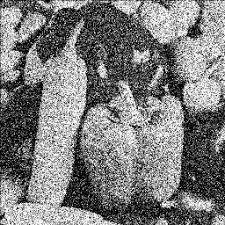
#> input picture HW02/images_noisy/1.jpeg, 225 x 225 px; its folder holds only this picture in this run
$ python HW2.py   (Python 2 division)
#> lines starting #> are read from the running program, lines starting #| are printed output that depends on the picture
#> further down, image is the input picture: shape (225, 225); min 0, max 255, mean 125
import cv2 as cv
import numpy as np
import os
import time


def gaussian(r2, std=1):
    """
    Sample one instance from gaussian distribution regarding
    given squared-distance:r2, standard-deviation:std and general-constant:k

    :param r: squared distance from center of gaussian distribution
    :param std: standard deviation

    :return: A sampled number obtained from gaussian
    """
    return np.exp(-r2/(2.*std**2)) / (2.*np.pi*std**2)

# implement a function that returns a gaussian filter
def make_gaussian(std=1, size=3):
	"""
    Creates a gaussian kernel regarding given size and std.
    Note that to define interval with respect to the size,
    I used linear space sampling which may has
    lower accuracy from renowned libraries.

    :param std: standard deviation value
    :param size: size of the output kernel
    :return: A gaussian kernel with size of (size*size)
    """

    size = int(size) // 2
    x, y = np.mgrid[-size:size+1, -size:size+1]
    distance = x**2+ y**2
    kernel = gaussian(r2=distance, std=std)
    return kernel

# implement a 2D convolution
def convolve2d(image, kernel):
    """
    Applies 2D convolution via provided kernel over given image

    :param image: input image in grayscale mode
    :param kernel: kernel of convolution
    :return: A convolved image with 'same' size using zero-padding
    """
    # you do not need to modify these, but feel free to implement however you know from scratch
    kernel       = np.flipud(np.fliplr(kernel))  # Flip the kernel, if it's symmetric it does not matter
    k = kernel.shape[0]
    padding      = (k - 1)
    offset       = padding // 2
    output       = np.zeros_like(image)
    # Add zero padding to the input image
    image_padded = np.zeros((image.shape[0] + padding, image.shape[1] + padding))
    image_padded[offset:-offset, offset:-offset] = image
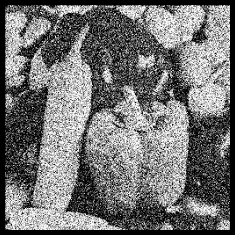
#> image_padded: shape (235, 235) float64; min 0, max 255, mean 114.6

    # implement the convolution inside the inner for loop
    for y in range(image.shape[0]):
        for x in range(image.shape[1]):
            output[y,x] = np.sum(kernel * image_padded[y:y+k, x:x+k])
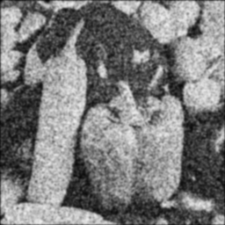
#> output: shape (225, 225); min 8, max 235, mean 123.8
    return output


# use opencv Gaussian blur to complete this function
def opencv_gaussian_blur(image, std, size):
    """
    Applies gaussian filter to smooth image

    :param image: Open cv or numpy ndarray image
    :param size: The size of gaussian filter
    :param std: if 0, it will be calculated automatically, otherwise for x and y sould be indicated.
    :return: An open cv image
    """
#> (the run stopped early here; a loop or call above may not have finished)

$ run again, on HW02/images_noisy/3.png
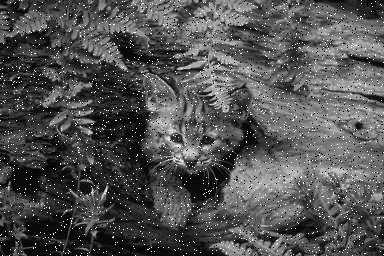
#> input picture HW02/images_noisy/3.png, 384 x 256 px
#> image is the input picture: shape (256, 384); min 0, max 255, mean 82.3
#> in convolve2d, `image_padded[offset:-offset, offset:-offset] = image`:
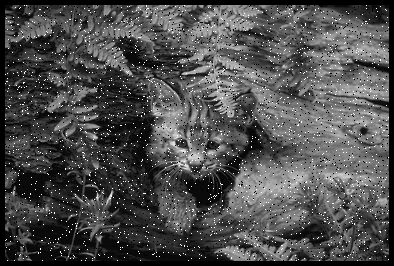
#> image_padded: shape (266, 394) float64; min 0, max 255, mean 77.2
#> after the loop in convolve2d, `for y in range(image.shape[0]):`:
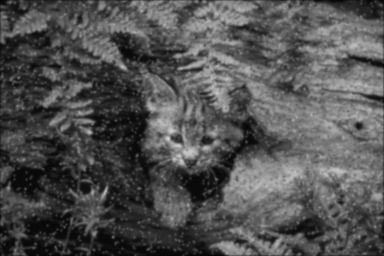
#> output: shape (256, 384); min 5, max 210, mean 81.5

$ run again, on HW02/images_noisy/4.jpeg
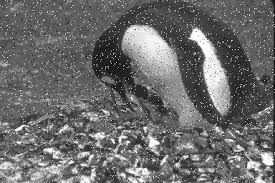
#> input picture HW02/images_noisy/4.jpeg, 275 x 183 px
#> image is the input picture: shape (183, 275); min 0, max 255, mean 107.3
#> in convolve2d, `image_padded[offset:-offset, offset:-offset] = image`:
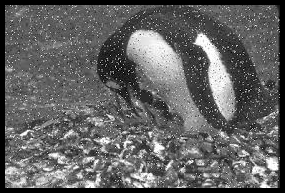
#> image_padded: shape (193, 285) float64; min 0, max 255, mean 98.2
#> after the loop in convolve2d, `for y in range(image.shape[0]):`:
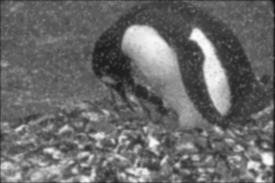
#> output: shape (183, 275); min 12, max 252, mean 106.1
